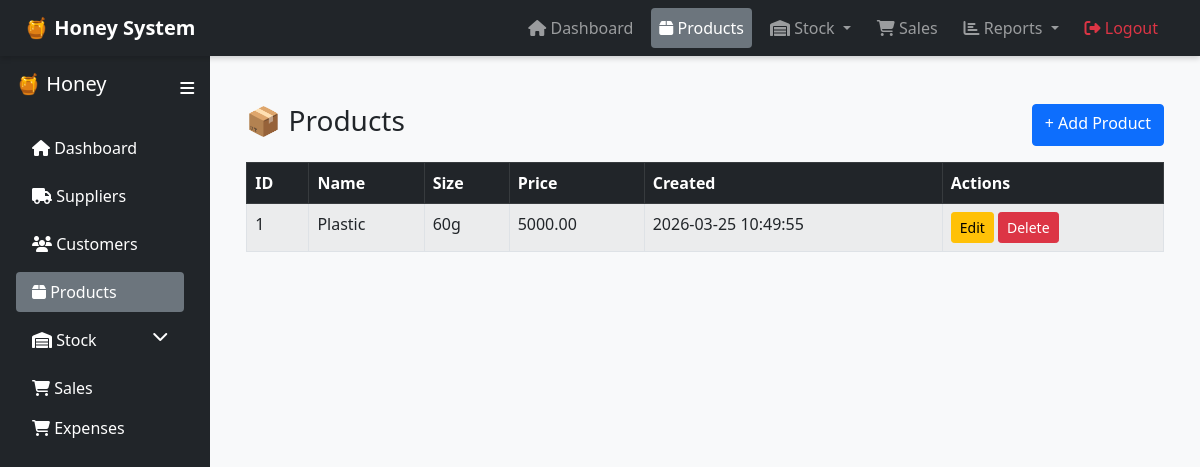
/products/index.php, run on an earlier commit of the app's database.
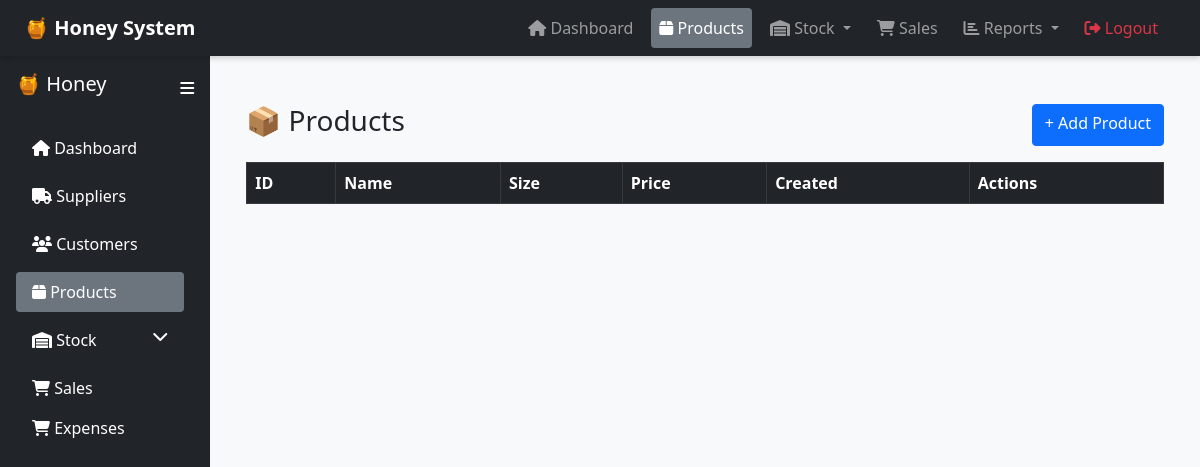
And on a later commit of the database.
### tables this page shows
CREATE TABLE `products` (
  `ProductID` int(11) NOT NULL,
  `Name` varchar(100) DEFAULT NULL,
  `Size` varchar(50) DEFAULT NULL,
  `Price` decimal(10,2) DEFAULT NULL,
  `CreatedAt` timestamp NOT NULL DEFAULT current_timestamp()
);

### products/index.php (the view, shortened to what this page needs)
<?php
include("../config/db.php");
include("../includes/layout.php");
$products = $conn->query("SELECT * FROM products")->fetchAll();
?>
<div class="container mt-4">
    <div class="d-flex justify-content-between mb-3">
        <h3>📦 Products</h3>
        <a href="create.php" class="btn btn-primary">+ Add Product</a>
    </div>
    <table id="productsTable" class="table table-bordered table-striped table-hover">
        <thead class="table-dark">
            <tr>
                <th>ID</th>
                <th>Name</th>
                <th>Size</th>
                <th>Price</th>
                <th>Created</th>
                <th>Actions</th>
            </tr>
        </thead>
        <tbody>
            <?php foreach ($products as $p): ?>
            <tr>
                <td><?= $p['ProductID'] ?></td>
                <td><?= $p['Name'] ?></td>
                <td><?= $p['Size'] ?></td>
                <td><?= $p['Price'] ?></td>
                <td><?= $p['CreatedAt'] ?></td>
                <td>
                    <a href="edit.php?id=<?= $p['ProductID'] ?>" class="btn btn-warning btn-sm">Edit</a>
                    <a href="delete.php?id=<?= $p['ProductID'] ?>" class="btn btn-danger btn-sm"
                       onclick="return confirm('Delete this product?')">Delete</a>
                </td>
            </tr>
            <?php endforeach; ?>
        </tbody>
    </table>
</div>
<link rel="stylesheet" href="https://cdn.datatables.net/1.13.6/css/jquery.dataTables.min.css">
<?php include("../includes/footer.php"); ?>

What changed in the data, as far as the page shows it:
removed products: ProductID "1", Name "Plastic", Size "60g", Price "5000.00", CreatedAt "2026-03-25 10:49:55"
